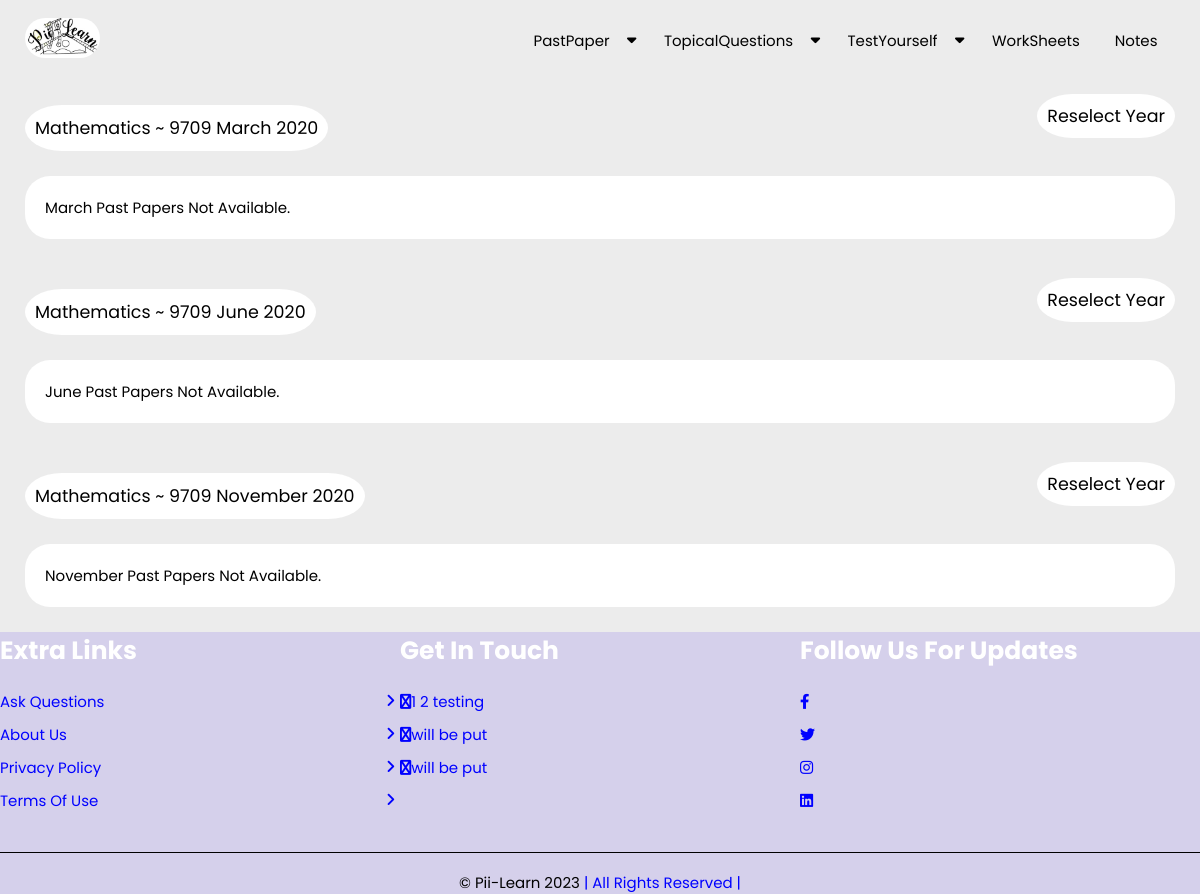
Page /pastpapers/Cambridge As and A levels/Mathematics ~ 9709/2020 on the earlier database version.
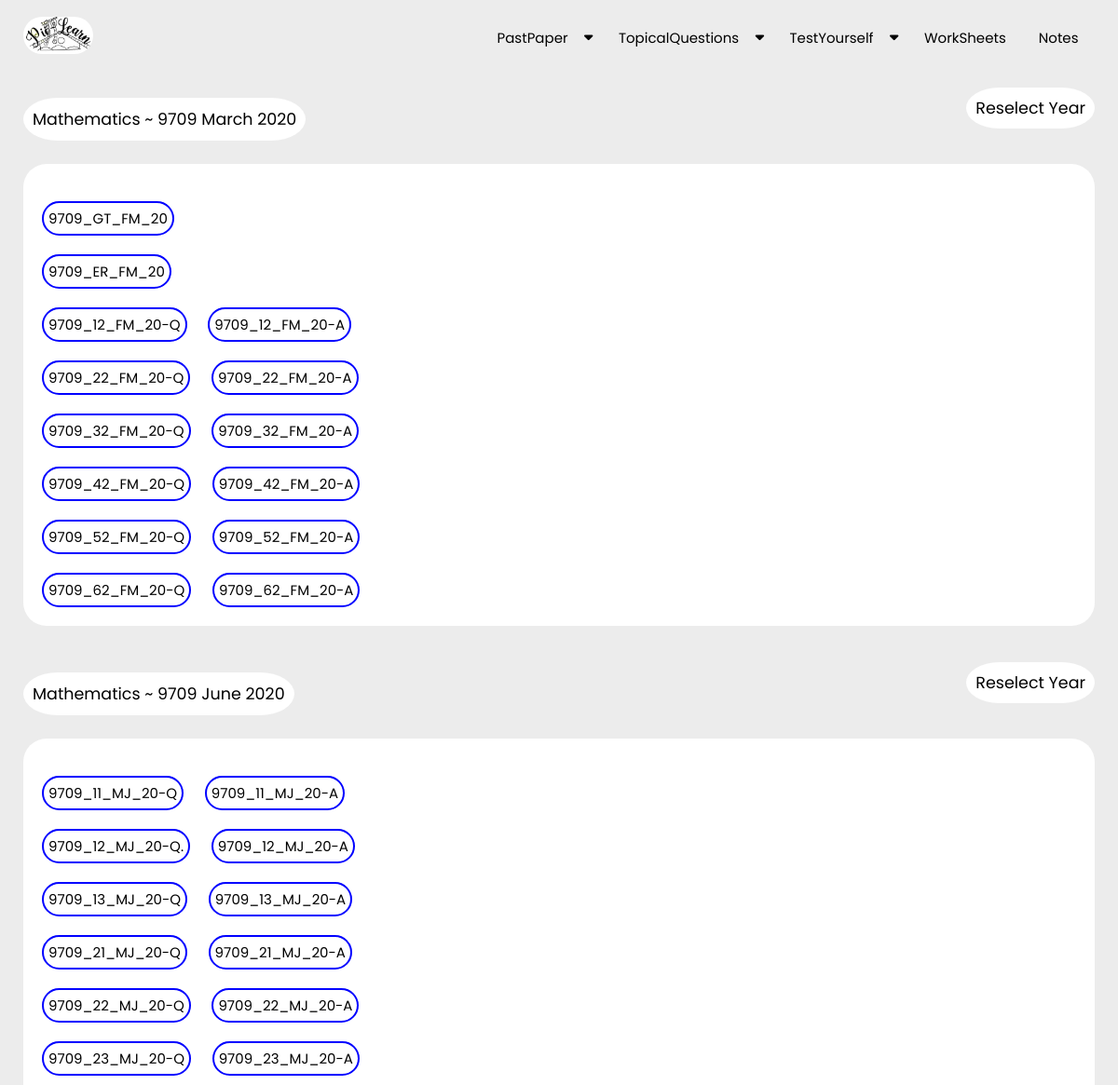
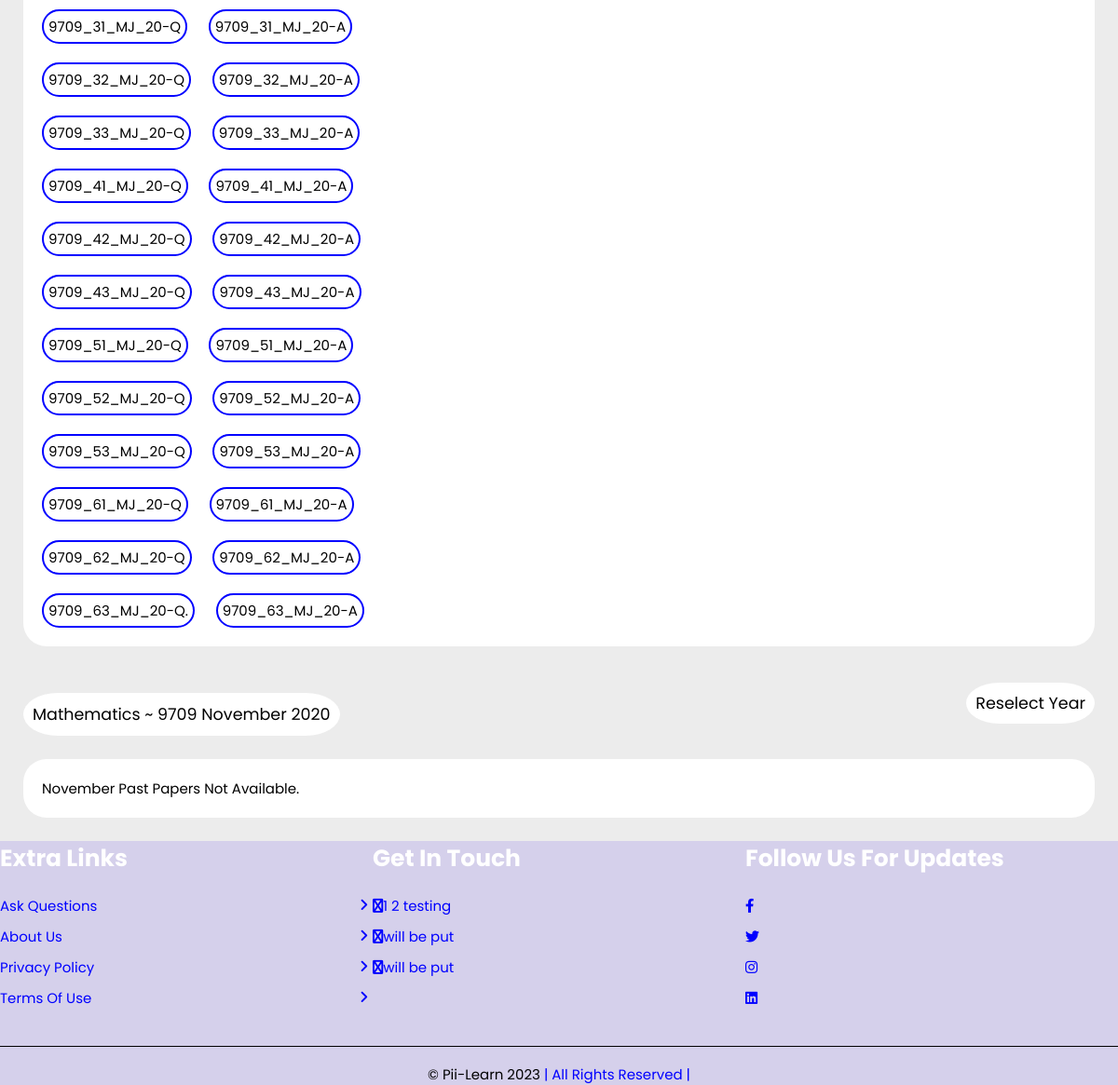
Same page on the later database version (2 pictures, top to bottom).
### examsolution/models.py (models this page shows, shortened)
class website_pics(models.Model):
    website_logo = models.ImageField(null=True,upload_to='WesbitePics')

class Subject(models.Model):
    exam_board_key = models.ForeignKey(ExamBoard, on_delete=models.CASCADE)
    subject = models.CharField(max_length=200)

class ReportThreshPrep(models.Model):
    subject_key = models.ForeignKey(Subject,on_delete=models.CASCADE)
    year_key = models.ForeignKey(Year, on_delete=models.CASCADE)
    session_key = models.ForeignKey(Session, on_delete=models.CASCADE)
    extra_name = models.CharField(max_length=500)
    extra_directory = models.FileField(null=True,upload_to='ReportThreshPrep')

class FullQuestionAnswer(models.Model):
    subject_key = models.ForeignKey(Subject, on_delete=models.CASCADE, null='False')
    year_key = models.ForeignKey(Year, on_delete=models.CASCADE)
    session_key = models.ForeignKey(Session, on_delete=models.CASCADE)
    full_question_name = models.CharField(max_length=200)
    full_question_directory = models.FileField(null=True,upload_to='FullQuestionPaper')
    full_answersheet_name = models.CharField(max_length=200)
    full_answersheet_directory = models.FileField(null=True,upload_to='FullMarkScheme')
    paper_number = models.ForeignKey(Paper,on_delete=models.CASCADE,blank=True,null=True)
    A_raw_mark_req = models.IntegerField(blank=True, null=True)
    B_raw_mar_req = models.IntegerField(blank=True, null=True)
    C_raw_mar_req = models.IntegerField(blank=True, null=True)
    D_raw_mar_req = models.IntegerField(blank=True, null=True)
    E_raw_mar_req = models.IntegerField(blank=True, null=True)
    general_exam_report_cmnt = models.CharField(max_length=20000,blank=True, null=True)

### examsolution/views.py (the view)
# urls.py: path('pastpapers/<exam_board>/<subject_selected>/<year>', views.view_past_paper , name='view_past_paper'),
def view_past_paper(request,exam_board,subject_selected,year):
    website_logo = website_pics.objects.get(id=1)
    march_past_papers_selected_list = FullQuestionAnswer.objects.filter(session_key__session='March',year_key__year=year,subject_key__subject=subject_selected).order_by('full_question_name')
    june_past_papers_selected_list = FullQuestionAnswer.objects.filter(session_key__session='June',year_key__year=year,subject_key__subject=subject_selected).order_by('full_question_name')
    november_past_papers_selected_list = FullQuestionAnswer.objects.filter(session_key__session='November',year_key__year=year,subject_key__subject=subject_selected).order_by('full_question_name')
    march_extras = ReportThreshPrep.objects.filter(session_key__session='March',year_key__year = year,subject_key__subject=subject_selected).order_by('-extra_name')
    june_extras = ReportThreshPrep.objects.filter(session_key__session='June',year_key__year = year,subject_key__subject=subject_selected).order_by('-extra_name')
    november_extras = ReportThreshPrep.objects.filter(session_key__session='November',year_key__year = year,subject_key__subject=subject_selected).order_by('-extra_name')
    context = {
        'exam_board' : exam_board,
        'subject_selected' : subject_selected,
        'year':year,
        'march_past_papers_selected_list' : march_past_papers_selected_list,
        'june_past_papers_selected_list':june_past_papers_selected_list,
        'november_past_papers_selected_list':november_past_papers_selected_list,
        'march_extras' : march_extras,
        'june_extras':june_extras,
        'november_extras':november_extras,
        'website_logo':website_logo,
    }
    return render(request,'examsolution/view_past_paper.html',context)

### examsolution/templates/examsolution/view_past_paper.html (shortened to what this page needs)
{% extends 'examsolution/base.html' %}
{% load static %}
{% block content %}
<section class="question_answer">
    <div class="view_panel_heading">
        <p class="individual_reselect" > {{subject_selected}} March {{year}} <p>
        <a class="individual_reselect" href="{% url 'examsolution:year_past_papers' exam_board subject_selected %}">Reselect Year</a>
    </div>
    <div class="session_question_list">
        {% if march_past_papers_selected_list %}
            {% for extra in  march_extras %}
                <a href="{% static extra.extra_directory %}" class="extras"> {{extra.extra_name}} </a>
                <br>
            {% endfor %}
            {% for question_answer in march_past_papers_selected_list %}
                <div class="past_paper_mark_scheme_display">
                    <a href="{% static question_answer.full_question_directory %}" class="past_paper_mark_scheme">{{question_answer.full_question_name}}</a>
                    <a href="{% static question_answer.full_answersheet_directory %}" class="past_paper_mark_scheme">{{question_answer.full_answersheet_name}}</a>
                    <br>
                </div>
            {% endfor %}
        {% else %}
            <p>March Past papers not available.</p>
        {% endif %}
    </div>
    <div class="view_panel_heading">
        <p class="individual_reselect" > {{subject_selected}} June {{year}} <p>
        <a class="individual_reselect" href="{% url 'examsolution:year_past_papers' exam_board subject_selected %}">Reselect Year</a>
    </div>
    <div class="session_question_list">
    {% if june_past_papers_selected_list %}
        {% for question_answer in june_past_papers_selected_list %}
            <div class="past_paper_mark_scheme_display">
                <a href="{% static question_answer.full_question_directory %}" class="past_paper_mark_scheme">{{question_answer.full_question_name}}</a>
                <a href="{% static question_answer.full_answersheet_directory %}" class="past_paper_mark_scheme">{{question_answer.full_answersheet_name}}</a>
                <br>
            </div>
        {% endfor %}
    {% else %}
        <p>June Past papers not available.</p>
    {% endif %}
    </div>
    <div class="view_panel_heading">
        <p class="individual_reselect" > {{subject_selected}} November {{year}} <p>
        <a class="individual_reselect" href="{% url 'examsolution:year_past_papers' exam_board subject_selected %}">Reselect Year</a>
    </div>
    <div class="session_question_list">
    {% if november_past_papers_selected_list %}
        {% for extra in  november_extras %}
            <a href="{% static extra.extra_directory %}" class="extras"> {{extra.extra_name}} </a>
            <br>
        {% endfor %}
        {% for question_answer in november_past_papers_selected_list %}
            <div class="past_paper_mark_scheme_display">
                <a href="{% static question_answer.full_question_directory %}" class="past_paper_mark_scheme">{{question_answer.full_question_name}}</a>
                <a href="{% static question_answer.full_answersheet_directory %}" class="past_paper_mark_scheme">{{question_answer.full_answersheet_name}}</a>
                <br>
            </div>
        {% endfor %}
    {% else %}
        <p>November Past papers not available.</p>
    {% endif %}
    </div>
</section>
{% endblock content %}

### examsolution/templates/examsolution/base.html (shortened to what this page needs)
<!DOCTYPE html>
{% load static %}
<html lang="en">
<head>
    <link rel="stylesheet" href="https://cdnjs.cloudflare.com/ajax/libs/font-awesome/6.3.0/css/all.min.css" />
    <link rel="stylesheet" href="{% static 'examsolution/css/style.css' %}">
    <link rel="stylesheet" href="https://cdn.jsdelivr.net/npm/swiper@9/swiper-bundle.min.css"/>
</head>
<body>
    <section class="header">
        <nav class="menu_bar">
            <a class="logo" href=" {% url 'examsolution:home' %} "><img src="{% static website_logo.website_logo %}"  alt="" style="max-height:40px" id="website_logo"></a>
            <ul class="nav-menu">
                <li><a href=" {% url 'examsolution:past_papers' %}">PastPaper  <i class="fas fa-caret-down" id="drop-4"></i></a>
                </li>
                <li><a href=" {% url 'examsolution:topical_past_paper' %}">TopicalQuestions  <i class="fas fa-caret-down" id="drop-2"></i></a>
                </li>
                <li><a href=" {% url 'examsolution:test_yourself' %} ">TestYourself  <i class="fas fa-caret-down" id="drop-3"></i></a>
                </li>
                <li><a href=" {% url 'examsolution:worksheets' %} ">WorkSheets</a></li>
                <li><a href=" {% url 'examsolution:notes' %} ">Notes</a></li>
            </ul>
        </nav>
    </section>
    {% block content %}{% endblock content %}
    <section class="footer">
        <div class="box-container">
            <div class="box">
                <h3>extra links</h3>
                <a href="#"><i class="fas fa-angle-right"></i>ask questions</a>
                <a href="#"><i class="fas fa-angle-right"></i>about us</a>
                <a href="#"><i class="fas fa-angle-right"></i>privacy policy</a>
                <a href="#"><i class="fas fa-angle-right"></i>terms of use</a>
            </div>
            <div class="box">
                <h3>get in touch</h3>
                <a class="lower_case" href="#"><i class="fab fa-phone"></i>1 2 testing</a>
                <a class="lower_case" href="#"><i class="fab fa-envelope"></i>will be put</a>
                <a class="lower_case" href="#"><i class="fab fa-envelope"></i>will be put</a>
            </div>
            <div class="box">
                <h3>follow us for updates</h3>
                <a href="#"><i class="fab fa-facebook-f"></i></a>
                <a href="#"><i class="fab fa-twitter"></i></a>
                <a href="#"><i class="fab fa-instagram"></i></a>
                <a href="#"><i class="fab fa-linkedin"></i></a>
            </div>
        </div>
        <div class="copy_right"> &copy Pii-Learn 2023 <span>| all rights reserved |</span></div>
    </section>
</body>
</html>

### examsolution/static/examsolution/css/style.css (style rules this page uses)
:root { --main-color: #ececec; --black: #222; --white: #fff; --light--black: #777; --dark-bg: #eee; --border: .1rem solid var(--black); --box-shadow: 0 .5rem 1rem rgba(20, 16, 20, 1); --text-shadow: 0 1.5rem 3rem rgba(0,0,0,.3); }
* { font-family: 'Poppins', sans-serif; margin: 0; padding: 0; box-sizing: border-box; outline: none; border: none; text-decoration: none; text-transform: capitalize; }
html { font-size: 62.5%; overflow-x: hidden; background-color: var(--main-color); }
.header { top: 0; left: 0; right: 0; z-index: 1000; position:fixed; }
.menu_bar { background-color: var(--main-color); height: 80px; width: 100%; display: flex; align-items: center; justify-content: space-between; padding: 0 2.5rem; }
.menu_bar a img#website_logo { border-radius: 2rem; }
.menu_bar ul { list-style: none; display: flex; }
.menu_bar ul li { padding: 10px 10px; position: relative; }
.menu_bar ul li a { color: black; text-decoration: none; font-size: 1.5rem; background-color: white hidden; padding: .75rem; border-radius: 2.5rem hidden; transition: all 0.6s; }
.fas { float: right; margin-left: 10px; padding-top: 3px; }
.question_answer .view_panel_heading { display: flex; justify-content: space-between; align-items: center; z-index:10; margin-left: 2.5rem; margin-right: 2.5rem; }
.question_answer .view_panel_heading .individual_reselect, .multiple_choice_heading .view_panel_heading .individual_reselect { border-top-right-radius: 8rem 5rem; border-bottom-right-radius: 8rem 5rem; border-bottom-left-radius: 8rem 5rem; border-top-left-radius: 8rem 5rem; padding: 1rem; font-size: 1.75rem; color: black; background-color: white; margin-top: 2.5rem; }
.question_answer { margin-top: 8rem; }
.question_answer .session_question_list { margin-left: 2.5rem; margin-right: 2.5rem; margin-top: 2.5rem; margin-bottom: 2.5rem; padding: 2rem; border-radius: 2.5rem; background-color: white; }
.question_answer .session_question_list a { display: inline-table; font-size: 1.5rem; background-color: white; padding: 0.5rem; color: black; border: 2px solid blue; border-radius: 2.5rem; margin-top: 2rem; margin-right: 2rem; }
.question_answer .session_question_list p { font-size: 1.5rem; color: black; }
.footer { background-size: cover; background-position: center; background-attachment: fixed; background-color: rgba(63, 28, 221, 0.133); }
.footer .box-container { display: grid; grid-template-columns: repeat(auto-fit,minmax(25rem,1fr)); }
.footer .box-container .box h3 { color: var(--white); font-size: 2.5rem; padding-bottom: 2rem; }
.footer .box-container .box a { color: blue; font-size: 1.5rem; padding-bottom: 1rem; display: block; }
.footer .box-container .box a { color: blue; padding-right: .5rem; transition: 2s linear; }
.footer .box-container .box .lower_case { text-transform: lowercase; }
.footer .copy_right { text-align: center; padding-top: 1.75rem; margin-top: 3rem; border-top: .1rem solid black; font-size: 1.5rem; color: black; }
.footer .copy_right span { color: blue; }

Differences in the rows shown:
added ReportThreshPrep: extra_name "9709_GT_FM_20"
added ReportThreshPrep: extra_name "9709_ER_FM_20"
added FullQuestionAnswer: full_question_name "9709_12_FM_20-Q", full_answersheet_name "9709_12_FM_20-A"
added FullQuestionAnswer: full_question_name "9709_22_FM_20-Q", full_answersheet_name "9709_22_FM_20-A"
added FullQuestionAnswer: full_question_name "9709_32_FM_20-Q", full_answersheet_name "9709_32_FM_20-A"
added FullQuestionAnswer: full_question_name "9709_42_FM_20-Q", full_answersheet_name "9709_42_FM_20-A"
added FullQuestionAnswer: full_question_name "9709_52_FM_20-Q", full_answersheet_name "9709_52_FM_20-A"
added FullQuestionAnswer: full_question_name "9709_62_FM_20-Q", full_answersheet_name "9709_62_FM_20-A"
added FullQuestionAnswer: full_question_name "9709_11_MJ_20-Q", full_answersheet_name "9709_11_MJ_20-A"
added FullQuestionAnswer: full_question_name "9709_12_MJ_20-Q.", full_answersheet_name "9709_12_MJ_20-A"
added FullQuestionAnswer: full_question_name "9709_13_MJ_20-Q", full_answersheet_name "9709_13_MJ_20-A"
added FullQuestionAnswer: full_question_name "9709_21_MJ_20-Q", full_answersheet_name "9709_21_MJ_20-A"
added FullQuestionAnswer: full_question_name "9709_22_MJ_20-Q", full_answersheet_name "9709_22_MJ_20-A"
added FullQuestionAnswer: full_question_name "9709_23_MJ_20-Q", full_answersheet_name "9709_23_MJ_20-A"
added FullQuestionAnswer: full_question_name "9709_31_MJ_20-Q", full_answersheet_name "9709_31_MJ_20-A"
added FullQuestionAnswer: full_question_name "9709_32_MJ_20-Q", full_answersheet_name "9709_32_MJ_20-A"
added FullQuestionAnswer: full_question_name "9709_33_MJ_20-Q", full_answersheet_name "9709_33_MJ_20-A"
added FullQuestionAnswer: full_question_name "9709_41_MJ_20-Q", full_answersheet_name "9709_41_MJ_20-A"
added FullQuestionAnswer: full_question_name "9709_42_MJ_20-Q", full_answersheet_name "9709_42_MJ_20-A"
added FullQuestionAnswer: full_question_name "9709_43_MJ_20-Q", full_answersheet_name "9709_43_MJ_20-A"
added FullQuestionAnswer: full_question_name "9709_51_MJ_20-Q", full_answersheet_name "9709_51_MJ_20-A"
added FullQuestionAnswer: full_question_name "9709_52_MJ_20-Q", full_answersheet_name "9709_52_MJ_20-A"
added FullQuestionAnswer: full_question_name "9709_53_MJ_20-Q", full_answersheet_name "9709_53_MJ_20-A"
added FullQuestionAnswer: full_question_name "9709_61_MJ_20-Q", full_answersheet_name "9709_61_MJ_20-A"
added FullQuestionAnswer: full_question_name "9709_62_MJ_20-Q", full_answersheet_name "9709_62_MJ_20-A"
added FullQuestionAnswer: full_question_name "9709_63_MJ_20-Q.", full_answersheet_name "9709_63_MJ_20-A"
Other differences:
text no longer shown: "March Past Papers Not Available. June Past Papers Not Available."
